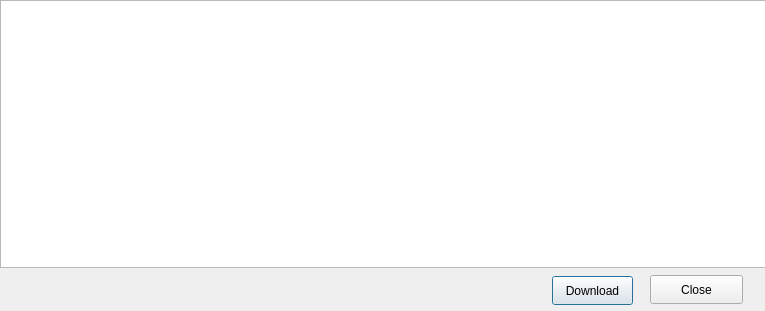
<?xml version="1.0" encoding="UTF-8"?>
<ui version="4.0">
 <class>ListDialog</class>
 <widget class="QDialog" name="ListDialog">
  <property name="geometry">
   <rect>
    <x>0</x>
    <y>0</y>
    <width>765</width>
    <height>311</height>
   </rect>
  </property>
  <property name="sizePolicy">
   <sizepolicy hsizetype="Expanding" vsizetype="Preferred">
    <horstretch>0</horstretch>
    <verstretch>0</verstretch>
   </sizepolicy>
  </property>
  <property name="windowTitle">
   <string>Google Document List</string>
  </property>
  <widget class="QPushButton" name="okButton">
   <property name="geometry">
    <rect>
     <x>552</x>
     <y>276</y>
     <width>81</width>
     <height>29</height>
    </rect>
   </property>
   <property name="sizePolicy">
    <sizepolicy hsizetype="Fixed" vsizetype="Fixed">
     <horstretch>0</horstretch>
     <verstretch>0</verstretch>
    </sizepolicy>
   </property>
   <property name="layoutDirection">
    <enum>Qt::RightToLeft</enum>
   </property>
   <property name="text">
    <string>Download</string>
   </property>
  </widget>
  <widget class="QPushButton" name="closeButton">
   <property name="geometry">
    <rect>
     <x>650</x>
     <y>275</y>
     <width>93</width>
     <height>29</height>
    </rect>
   </property>
   <property name="text">
    <string>Close</string>
   </property>
  </widget>
  <widget class="QListView" name="listView">
   <property name="geometry">
    <rect>
     <x>0</x>
     <y>0</y>
     <width>766</width>
     <height>268</height>
    </rect>
   </property>
  </widget>
 </widget>
 <resources/>
 <connections/>
</ui>
